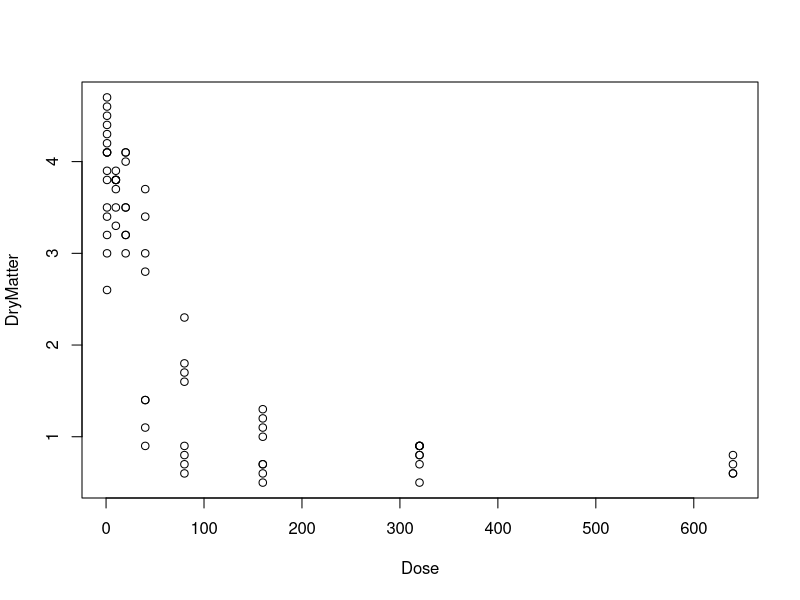
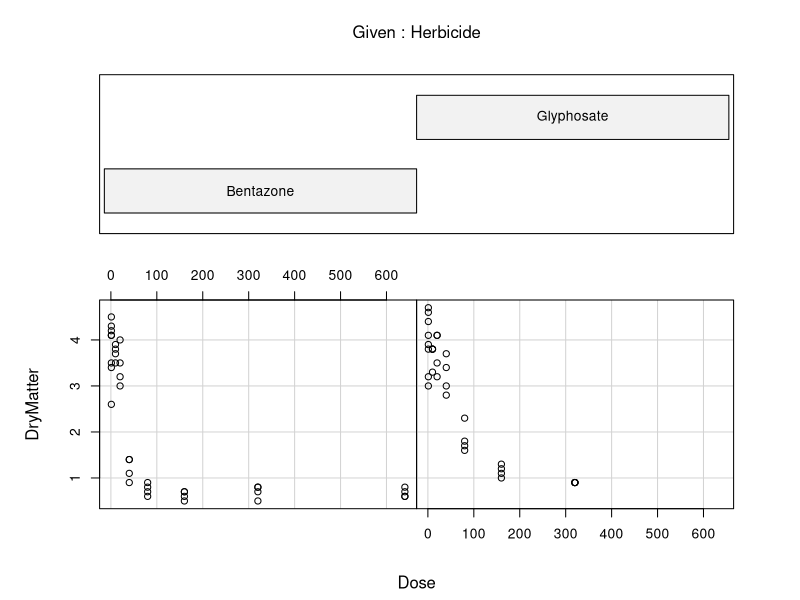

The R source for these figures, in order: (Note: this script raises an error after producing the figures.)
data<-read.table("Alba.txt", sep="\t", dec=".", header=TRUE)
attach(data)

plot(Dose, DryMatter)
coplot(DryMatter~Dose| Herbicide)

##a)

model<-glm(DryMatter~Dose*Herbicide, family=Gamma(link="inverse"), data=data)
summary(model)

newdata<-data.frame(Dose=50, Herbicide="Glyphosate")
predict(model, newdata=newdata, type="response")

newdata<-expand.grid(Dose=0:700, Herbicide=levels(Herbicide))
pred<-predict(model, newdata=newdata, type="response")

plot(Dose, DryMatter)
lines(newdata$Dose[1:701],pred[1:701], lwd=2)
lines(newdata$Dose[-(1:701)],pred[-(1:701)], lwd=2, col="red")

##b)

newdata<-data.frame(Dose=50, Herbicide="Glyphosate")

pred<-predict(model, newdata=newdata, type="response")
pred

model.matrix(model)
xf<-t(t(c(1,50,1,50)))

phi<-summary(model)$dispersion
Var.Yf<-phi*(pred^2)
D.f<--(pred^2)
Var.ef<-Var.Yf+(D.f^2)*t(xf)%*%vcov(model)%*%xf

lower.yf<-pred-qnorm(0.9)*sqrt(Var.ef)
upper.yf<-pred+qnorm(0.9)*sqrt(Var.ef)

lower.yf
upper.yf

newdata<-data.frame(Dose=0:700, Herbicide="Glyphosate")
pred<-predict(model, newdata=newdata, type="response")

Xf<-cbind(1,newdata$Dose,1,newdata$Dose)
Xf

phi<-summary(model)$dispersion
Var.Yf<-phi*(pred^2)
D.f<--(pred^2)
Var.ef<-Var.Yf+(D.f^2)*diag(Xf%*%vcov(model)%*%t(Xf))

lower.yf<-pred-qnorm(0.9)*sqrt(Var.ef)
upper.yf<-pred+qnorm(0.9)*sqrt(Var.ef)


plot(c(0,700),c(0,6), type="n")
points(Dose, DryMatter)
lines(newdata$Dose,pred, lwd=2)
lines(newdata$Dose,lower.yf, lwd=2, col="red")
lines(newdata$Dose,upper.yf, lwd=2, col="red")


##c)

modelIG<-glm(DryMatter~Dose*Herbicide, family=inverse.gaussian(link="1/mu^2"), data=data)
summary(modelIG)

newdata<-data.frame(Dose=50, Herbicide="Glyphosate")

eta<-predict(modelIG, newdata=newdata, type="link", se.fit=TRUE)
link.lowerbound<-eta$fit-qnorm(0.975)*eta$se.fit
link.upperbound<-eta$fit+qnorm(0.975)*eta$se.fit
link.lowerbound
link.upperbound

lower.mu<-sqrt(1/link.upperbound)
upper.mu<-sqrt(1/link.lowerbound)

lower.mu
upper.mu
